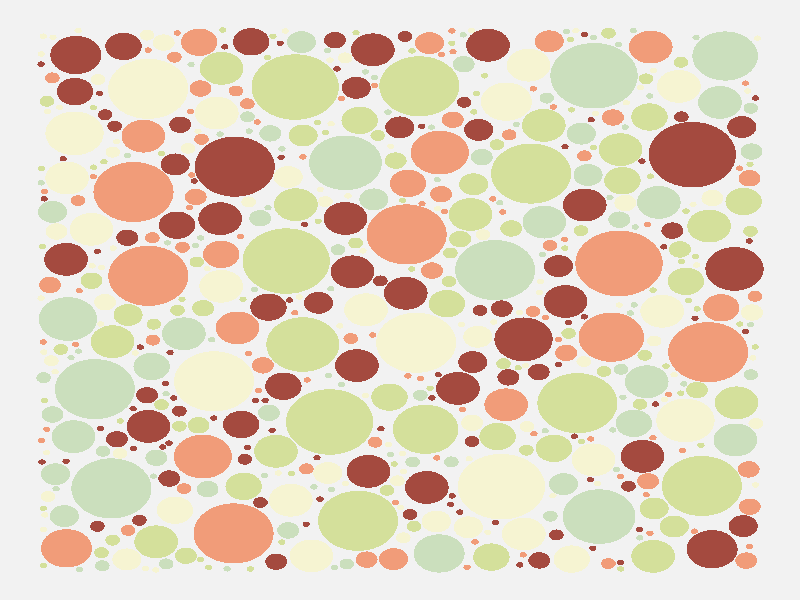
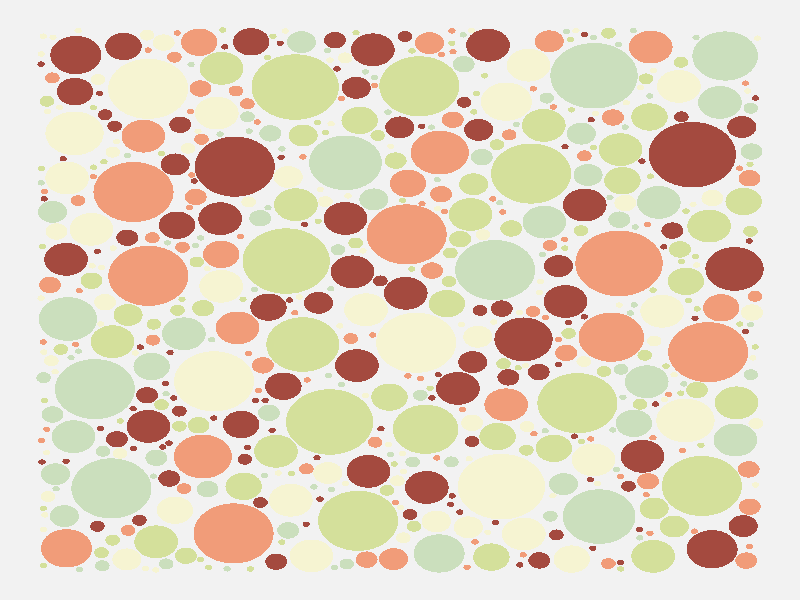

These charts were generated, in order, by the following R code:
library(ggforce)
library(ggplot2)
library(magrittr)

grid_size <- c(200,200)

single_circle <- function (radius) {
    x = runif(n = 1, max = grid_size[1] - radius -0.01,
              min = 0 + radius - 0.01)
    y = runif(n = 1, max = grid_size[2] - radius  -0.01,
              min = 0 + radius - 0.01)
    r = radius
    
  return(c(x = x,y = y,r = r))
}


generate_circles <- function(val, attempts) {
  for (i in 1:attempts){
      b <- ifelse(val < 7, runif(1), runif(1, min = 5, max = val))
      new_circle <- single_circle(val)
      
      for (i in 1:length(values)) {
        is_circle_interesecting <- vector()
        is_circle_interesecting <- sqrt(((values[[i]][[1]] - new_circle[[1]]) ^ 2) + ((values[[i]][[2]] - new_circle[[2]]) ^ 2) ) - b > values[[i]][[3]] + new_circle[[3]]
        

        if (!is_circle_interesecting) {
          break
        }
        
        if (i == length(values)) {
         values[[i+1]] <<- new_circle
        }
      }
  }
}

create_layout <- function(circle_radius, seq_attempts) {

values <<- vector("list")

values[[1]] <<- single_circle(1)

mapply(FUN = generate_circles, circle_radius, seq_attempts)

dat <- as.data.frame(do.call(rbind, values))

circlecolors <- c("#d4e09b", "#f6f4d2", "#cbdfbd", "#f19c79", "#a44a3f")

dat$fillcolor <- sample(circlecolors, size = nrow(dat), replace = T)

return(dat)
}

dat <- create_layout(c(12:1), seq(10,4000,length.out = 12))

ggplot(dat)+
  geom_circle(aes(x0= x, y0 =y, r =r, fill = fillcolor),color = NA)+
  theme_void()+
  theme(
    plot.background = element_rect(fill = "gray95", color = NA),
    panel.background = element_rect(fill = "gray95", color = NA)
  )+
  scale_fill_identity()

ggsave("plot.png", width = 12, height =12, dpi = 500)
